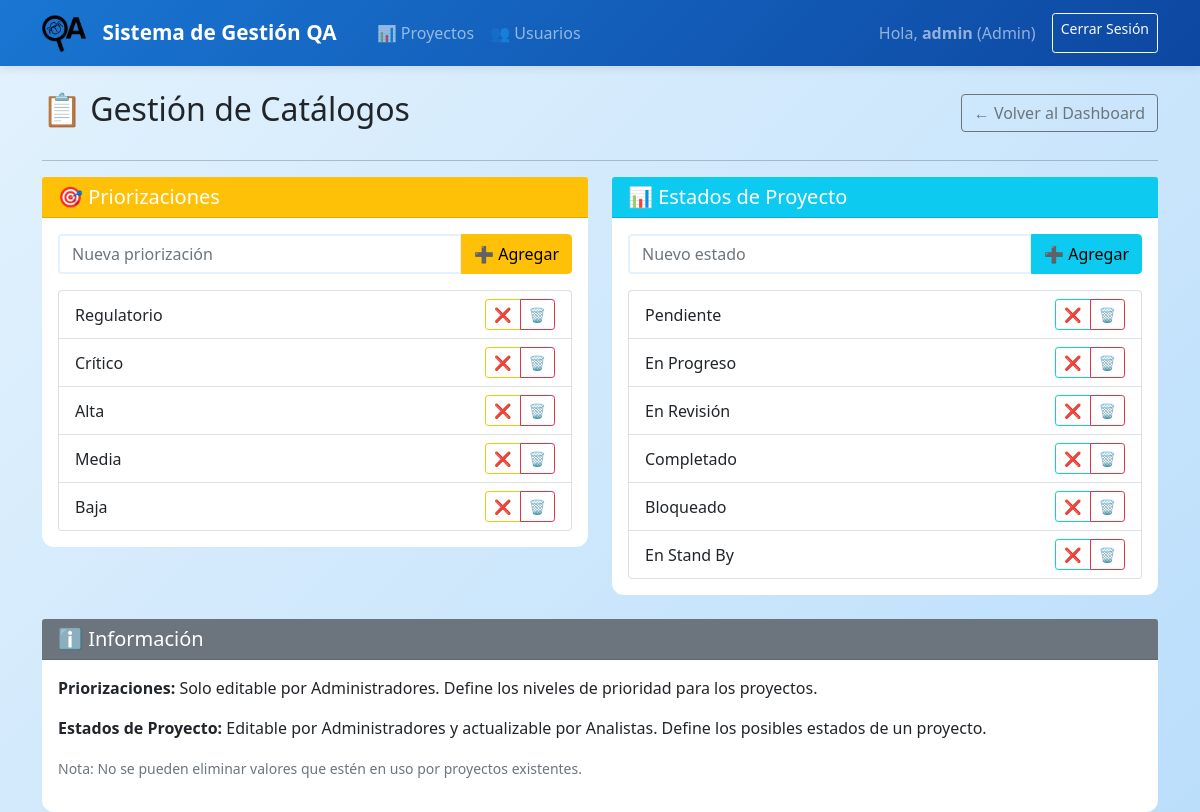
/admin/catalogs (signed in), run on the app's committed database.
### app/models.py (models this page shows, shortened)
class User(UserMixin, db.Model):
    id = db.Column(db.Integer, primary_key=True)
    username = db.Column(db.String(64), unique=True, nullable=False)
    email = db.Column(db.String(120), unique=True, nullable=False)
    password_hash = db.Column(db.String(256), nullable=False)
    role = db.Column(db.String(20), nullable=False)  # Admin, Supervisor, Analista
    is_active = db.Column(db.Boolean, default=False)  # False=pending approval
    created_at = db.Column(db.DateTime, default=datetime.utcnow)
    projects_created = db.relationship('Project', backref='creator', lazy=True, foreign_keys='Project.created_by_id')
    projects_assigned = db.relationship('ProjectAnalyst', backref='analyst', lazy=True, foreign_keys='ProjectAnalyst.analyst_id')

class Catalog(db.Model):
    id = db.Column(db.Integer, primary_key=True)
    name = db.Column(db.String(50), nullable=False)  # 'priority', 'status'
    value = db.Column(db.String(100), nullable=False)
    is_active = db.Column(db.Boolean, default=True)
    created_at = db.Column(db.DateTime, default=datetime.utcnow)

### app/catalogs.py (the view)
@catalogs_bp.route('/admin/catalogs')
@login_required
@admin_required
def manage_catalogs():
    priorities = Catalog.query.filter_by(name='priority', is_active=True).all()
    statuses = Catalog.query.filter_by(name='status', is_active=True).all()
    return render_template('admin/catalogs.html', priorities=priorities, statuses=statuses)

### app/models.py (called while the page is built)
@login_manager.user_loader
def load_user(id):
    return User.query.get(int(id))

### app/templates/admin/catalogs.html (shortened to what this page needs)
{% extends "base.html" %}
{% block content %}
<div class="row">
    <div class="col-12">
        <div class="d-flex justify-content-between align-items-center mb-4">
            <h2>📋 Gestión de Catálogos</h2>
            <a href="{{ url_for('main.admin_dashboard') }}" class="btn btn-outline-secondary">
                ← Volver al Dashboard
            </a>
        </div>
        <hr>
    </div>
</div>
<div class="row">
    <div class="col-md-6">
        <div class="card">
            <div class="card-header bg-warning text-white">
                <h5 class="card-title mb-0">🎯 Priorizaciones</h5>
            </div>
            <div class="card-body">
                <form method="POST" action="{{ url_for('catalogs.add_catalog_item') }}" class="mb-3">
                    <div class="input-group">
                        <input type="text" class="form-control" name="value" placeholder="Nueva priorización" required>
                        <button type="submit" class="btn btn-warning">➕ Agregar</button>
                    </div>
                </form>
                <div class="list-group">
                    {% for priority in priorities %}
                    <div class="list-group-item d-flex justify-content-between align-items-center">
                        <span>
                            {{ priority.value }}
                        </span>
                        <div class="btn-group">
                            <a href="{{ url_for('catalogs.toggle_catalog_item', catalog_id=priority.id) }}"
                               class="btn btn-sm {% if priority.is_active %}btn-outline-warning{% else %}btn-outline-success{% endif %}">
                                {% if priority.is_active %}❌{% else %}✅{% endif %}
                            </a>
                            <a href="{{ url_for('catalogs.delete_catalog_item', catalog_id=priority.id) }}"
                               class="btn btn-outline-danger btn-sm"
                               onclick="return confirm('¿Eliminar \"{{ priority.value }}\" del catálogo?')">
                                🗑️
                            </a>
                        </div>
                    </div>
                    {% endfor %}
                </div>
            </div>
        </div>
    </div>
    <div class="col-md-6">
        <div class="card">
            <div class="card-header bg-info text-white">
                <h5 class="card-title mb-0">📊 Estados de Proyecto</h5>
            </div>
            <div class="card-body">
                <form method="POST" action="{{ url_for('catalogs.add_catalog_item') }}" class="mb-3">
                    <div class="input-group">
                        <input type="text" class="form-control" name="value" placeholder="Nuevo estado" required>
                        <button type="submit" class="btn btn-info">➕ Agregar</button>
                    </div>
                </form>
                <div class="list-group">
                    {% for status in statuses %}
                    <div class="list-group-item d-flex justify-content-between align-items-center">
                        <span>
                            {{ status.value }}
                        </span>
                        <div class="btn-group">
                            <a href="{{ url_for('catalogs.toggle_catalog_item', catalog_id=status.id) }}"
                               class="btn btn-sm {% if status.is_active %}btn-outline-info{% else %}btn-outline-success{% endif %}">
                                {% if status.is_active %}❌{% else %}✅{% endif %}
                            </a>
                            <a href="{{ url_for('catalogs.delete_catalog_item', catalog_id=status.id) }}"
                               class="btn btn-outline-danger btn-sm"
                               onclick="return confirm('¿Eliminar \"{{ status.value }}\" del catálogo?')">
                                🗑️
                            </a>
                        </div>
                    </div>
                    {% endfor %}
                </div>
            </div>
        </div>
    </div>
</div>
<div class="row mt-4">
    <div class="col-12">
        <div class="card">
            <div class="card-header bg-secondary text-white">
                <h5 class="card-title mb-0">ℹ️ Información</h5>
            </div>
            <div class="card-body">
                <p><strong>Priorizaciones:</strong> Solo editable por Administradores. Define los niveles de prioridad para los proyectos.</p>
                <p><strong>Estados de Proyecto:</strong> Editable por Administradores y actualizable por Analistas. Define los posibles estados de un proyecto.</p>
                <p class="text-muted"><small>Nota: No se pueden eliminar valores que estén en uso por proyectos existentes.</small></p>
            </div>
        </div>
    </div>
</div>
{% endblock %}

### app/templates/base.html (shortened to what this page needs)
<!DOCTYPE html>
<html lang="es">
<head>
    <link href="https://cdn.jsdelivr.net/npm/bootstrap@5.1.3/dist/css/bootstrap.min.css" rel="stylesheet">
</head>
<body>
   <nav class="navbar navbar-expand-lg navbar-dark">
    <div class="container">
        <a class="navbar-brand d-flex align-items-center" href="{{ url_for('auth.index') }}">
            <img src="{{ url_for('static', filename='img/logo.png') }}" alt="Logo" height="40" class="me-3">
            Sistema de Gestión QA
        </a>
        {% if current_user.is_authenticated %}
        <div class="collapse navbar-collapse" id="navbarNav">
            <div class="navbar-nav ms-3">
                {% if current_user.role in ['Admin', 'Supervisor'] %}
                <a class="nav-link" href="{{ url_for('projects.projects_list') }}">📊 Proyectos</a>
                {% endif %}
                {% if current_user.role == 'Admin' %}
                <a class="nav-link" href="{{ url_for('main.manage_users') }}">👥 Usuarios</a>
                {% endif %}
            </div>
            <div class="navbar-nav ms-auto">
                <span class="navbar-text me-3">
                    Hola, <strong>{{ current_user.username }}</strong> ({{ current_user.role }})
                </span>
                <a class="btn btn-outline-light btn-sm" href="{{ url_for('auth.logout') }}">Cerrar Sesión</a>
            </div>
        </div>
        {% endif %}
    </div>
</nav>
    <div class="container mt-4">
        {% block content %}{% endblock %}
    </div>
</body>
</html>

### app/templates/base.html (style rules this page uses)
body { background: linear-gradient(135deg, #e3f2fd 0%, #bbdefb 100%); min-height: 100vh; font-family: 'Segoe UI', Tahoma, Geneva, Verdana, sans-serif; }
.navbar-brand { font-weight: bold; font-size: 1.3rem; }
.card { border: none; border-radius: 12px; }
.navbar { background: linear-gradient(135deg, #1976d2 0%, #0d47a1 100%) !important; box-shadow: 0 2px 10px rgba(0,0,0,0.1); }
.form-control, .form-select { border: 2px solid #e3f2fd; transition: border-color 0.3s ease; }

### data on the page
User: username "admin", role "Admin"
Catalog: value "Regulatorio"
Catalog: value "Crítico"
Catalog: value "Alta"
Catalog: value "Media"
Catalog: value "Baja"
Catalog: value "Pendiente"
Catalog: value "En Progreso"
Catalog: value "En Revisión"
Catalog: value "Completado"
Catalog: value "Bloqueado"
Catalog: value "En Stand By"
